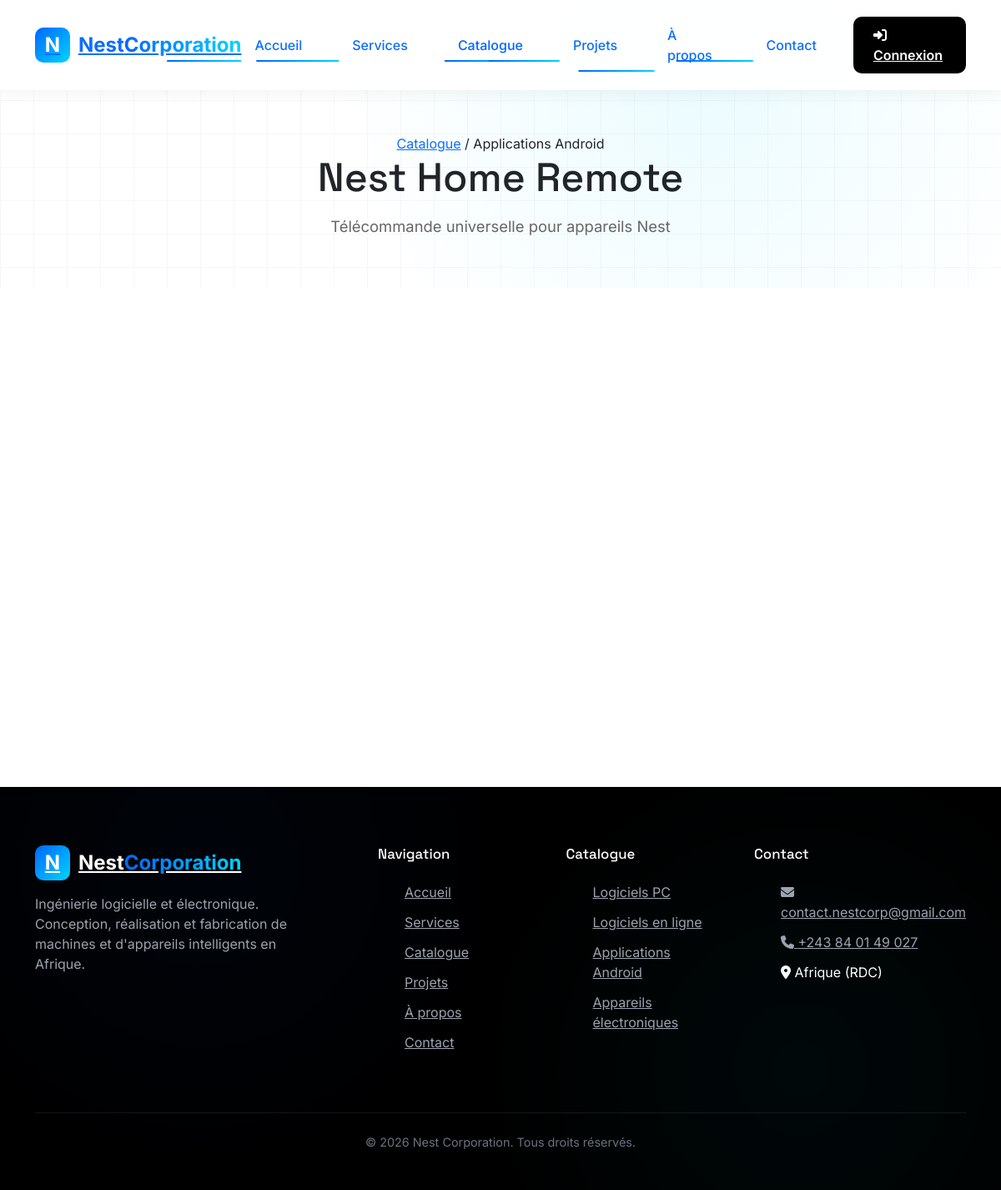
Screenshot of /index.php?page=product&id=6 with the database file from the repository.
### tables this page shows
CREATE TABLE `products` (
    `id` INT AUTO_INCREMENT PRIMARY KEY,
    `name` VARCHAR(200) NOT NULL,
    `slug` VARCHAR(200) NOT NULL UNIQUE,
    `description` TEXT NOT NULL,
    `short_description` VARCHAR(300) DEFAULT NULL,

     
    `category_id` INT NOT NULL,

     
    `pricing_type` ENUM('free','one_time','subscription') NOT NULL DEFAULT 'one_time',
    `price` DECIMAL(10,2) NOT NULL DEFAULT 0.00,
    `subscription_period` ENUM('monthly','yearly') NULL,
    `trial_days` INT DEFAULT 0,

     
    `version` VARCHAR(50) DEFAULT '1.0.0',
    `developer` VARCHAR(100) DEFAULT 'Nest Corporation',

     
    `website_url` VARCHAR(255) DEFAULT NULL,
    `documentation_url` VARCHAR(255) DEFAULT NULL,
    `play_store_url` VARCHAR(255) DEFAULT NULL,
    `app_store_url` VARCHAR(255) DEFAULT NULL,

     
    `icon_path` VARCHAR(255) DEFAULT NULL,
    `image_path` VARCHAR(255) DEFAULT NULL,
    `file_path` VARCHAR(255) DEFAULT NULL,
    `file_size` BIGINT(20) DEFAULT 0,

     
    `parent_id` INT DEFAULT NULL,
    `link_type` ENUM('control_software','accessory') NULL,

     
    `is_featured` TINYINT(1) DEFAULT 0,
    `is_active` TINYINT(1) DEFAULT 1,

     
    `download_count` INT DEFAULT 0,
    `view_count` INT DEFAULT 0,

     
    `release_date` DATE DEFAULT NULL,
    `created_at` TIMESTAMP DEFAULT CURRENT_TIMESTAMP,
    `updated_at` TIMESTAMP DEFAULT CURRENT_TIMESTAMP ON UPDATE CURRENT_TIMESTAMP,

     
    FOREIGN KEY (`category_id`) REFERENCES `categories` (`id`),
    FOREIGN KEY (`parent_id`) REFERENCES `products` (`id`) ON DELETE SET NULL,

     
    INDEX `idx_category` (`category_id`),
    INDEX `idx_pricing` (`pricing_type`),
    INDEX `idx_parent` (`parent_id`),
    INDEX `idx_featured` (`is_featured`),
    INDEX `idx_active` (`is_active`)
);

CREATE TABLE `categories` (
    `id` INT AUTO_INCREMENT PRIMARY KEY,
    `name` VARCHAR(100) NOT NULL,
    `slug` VARCHAR(100) NOT NULL UNIQUE,
    `description` TEXT DEFAULT NULL,
    `icon` VARCHAR(50) DEFAULT NULL,
    `color` VARCHAR(7) DEFAULT '#0066FF',
    `is_active` TINYINT(1) DEFAULT 1,
    `display_order` INT DEFAULT 0,
    `created_at` TIMESTAMP DEFAULT CURRENT_TIMESTAMP,

     
    INDEX `idx_slug` (`slug`)
);

### app/core/helpers.php (called while the page is built, shortened)
<?php
function url($page = 'home', $params = []) {
    $queryString = http_build_query(array_merge(['page' => $page], $params));
    return "/nest/index.php?" . $queryString;
}
function e($value) {
    return htmlspecialchars((string)$value, ENT_QUOTES, 'UTF-8');
}

### app/models/Product.php (called while the page is built, shortened)
<?php
class Product {
    public static function find($id) {
        $db = Database::getConnection();
        $stmt = $db->prepare("SELECT p.*, c.name as category_name, c.slug as category_slug, c.icon as category_icon, c.color as category_color
                              FROM products p JOIN categories c ON c.id = p.category_id WHERE p.id = ?");
        $stmt->execute([$id]);
        return $stmt->fetch();
    }
    public static function features($productId) {
        $db = Database::getConnection();
        $stmt = $db->prepare("SELECT feature_text FROM product_features WHERE product_id = ? ORDER BY display_order ASC");
        $stmt->execute([$productId]);
        return array_column($stmt->fetchAll(), 'feature_text');
    }
}

### app/views/pages/product.php (the view, shortened to what this page needs)
<?php
include __DIR__ . '/../partials/header.php';
?>
<section class="page-hero" style="padding-bottom:60px;">
    <div class="container">
        <nav class="breadcrumb-nav">
            <a href="<?php echo url('catalog'); ?>">Catalogue</a>
            <span>/</span>
            <span><?php echo e($product['category_name'] ?? 'Produit'); ?></span>
        </nav>
        <h1><?php echo e($product['name']); ?></h1>
        <p style="max-width:720px;"><?php echo e($product['short_description'] ?: mb_substr($product['description'], 0, 140) . '…'); ?></p>
    </div>
</section>
<section class="section" style="padding-top:56px;">
    <div class="container">
        <div class="product-detail-grid">
        </div>
    </div>
</section>
<?php include __DIR__ . '/../partials/footer.php'; ?>

### public/css/theme.css (style rules this page uses)
:root { --primary-blue: #0066FF; --primary-turquoise: #00D4FF; --dark-blue: #0052CC; --light-turquoise: #80EAFF; --black: #000000; --dark-gray: #1A1A1A; --light-gray: #F5F5F5; --white: #ffffff; --success: #00d664; --danger: #ff4757; --warning: #ff9500; --radius: 14px; --shadow: 0 10px 40px rgba(0, 0, 0, 0.06); }
* { font-family: 'Inter', sans-serif; box-sizing: border-box; margin: 0; padding: 0; }
body { font-family: 'Inter', sans-serif; color: #1a1a1a; background: #ffffff; line-height: 1.6; overflow-x: hidden; }
h1, h2, h3, h4, h5, .font-display { font-family: 'Space Grotesk', sans-serif; }
a { text-decoration: none; color: inherit; }
.container { width: 100%; max-width: 1200px; margin: 0 auto; padding: 0 24px; }
.section { padding: 100px 0; }
.page-hero { padding: 160px 0 80px; text-align: center; background-image: linear-gradient(to right, rgba(0, 0, 0, 0.03) 1px, transparent 1px), linear-gradient(to bottom, rgba(0, 0, 0, 0.03) 1px, transparent 1px); background-size: 40px 40px; position: relative; overflow: hidden; }
.page-hero::after { content: ''; position: absolute; inset: 0; background: radial-gradient(circle at 70% 30%, rgba(0, 212, 255, 0.08) 0%, transparent 50%); }
.page-hero .container { position: relative; z-index: 2; }
.page-hero h1 { font-size: 3rem; margin-bottom: 16px; }
.page-hero p { color: #666; font-size: 1.15rem; max-width: 640px; margin: 0 auto; }

### rows the page displays
products: category.name "Applications Android", name "Nest Home Remote", short_description "Télécommande universelle pour appareils Nest"

### other values shown
APP_EMAIL "contact.nestcorp@gmail.com"
APP_PHONE "+243 84 01 49 027"
APP_LOCATION "Afrique (RDC)"
APP_NAME "Nest"
